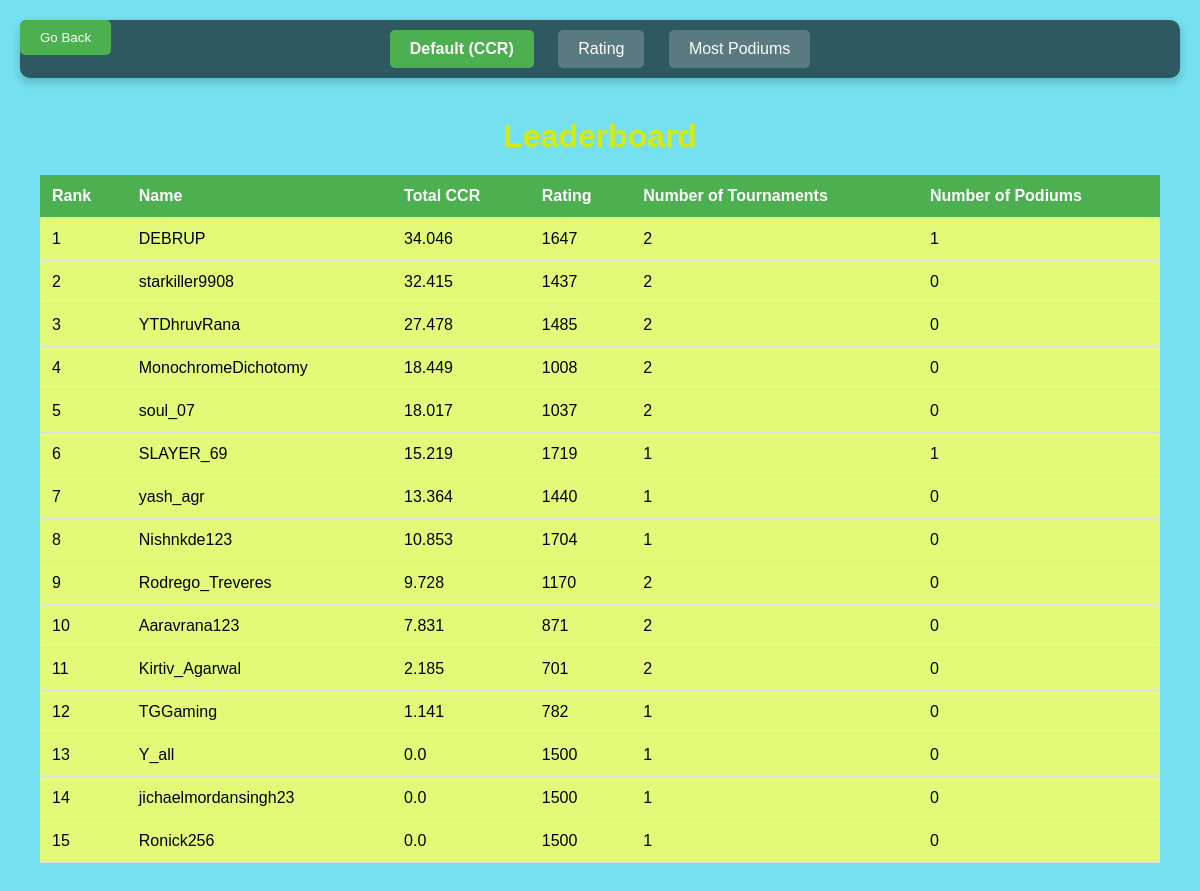
The page /viewplayers on the database as committed earlier.
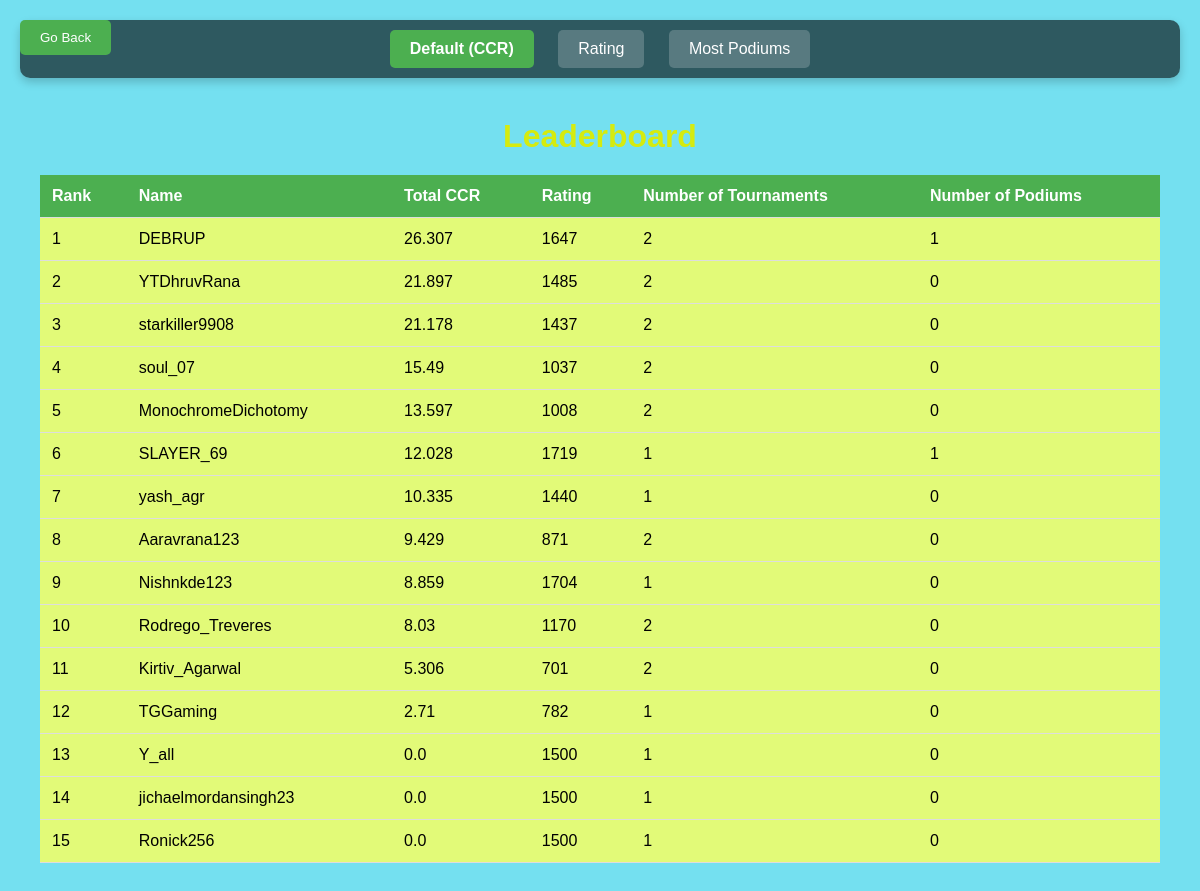
The same page on the database as committed later.
### tables this page shows
CREATE TABLE players (
        name TEXT NOT NULL,
        rating INTEGER NOT NULL,
        ccr REAL NOT NULL,
        tourns INTEGER NOT NULL,
        podiums INTEGER NOT NULL
    );

### app.py (the view, shortened to what this page needs)
@app.route('/viewplayers', methods=['GET', 'POST'])
def viewplayers():
    try:
        updateccr()
        if request.method == 'GET':
            sort_by = 'ccr'
            conn = sqlite3.connect('data/main.db')
            c = conn.cursor()
            c.execute(f'SELECT * FROM players ORDER BY ccr DESC')
            rows = c.fetchall()
            return render_template('viewplayers.html',data=rows,sort_by=sort_by)
    except Exception as e:
        print('Relay Error from ViewPlayers: ', e)
        return render_template('viewplayers.html', data=(), sort_by='ccr')

### app.py (called while the page is built)
def ccrdecay(ccr, weight, tournament_date):
    try:
        today = datetime.now()
        days_elapsed = (today - tournament_date).days
        early_decay_days = min(days_elapsed, int(weight * 15))
        early_decay = early_decay_days * 0.005
        late_decay_days = max(0, days_elapsed - int(weight * 15))
        late_decay = late_decay_days * 0.1
        total_decay = early_decay + late_decay
        decayed_ccr = max(0, ccr - total_decay)
        return decayed_ccr
    except Exception as e:
        print(f"Error calculating CCR decay: {e}")
        return round(ccr,3)

### templates/viewplayers.html (shortened to what this page needs)
<!DOCTYPE html>
<html lang="en">
<head>
    <link rel="stylesheet" href="{{ url_for('static', filename='styles_lboard.css') }}">
</head>
<body>
    <button class="back-button" onclick="goBack()">Go Back</button>
    <div class="sorting-pane">
        <form method="POST" action="/viewplayers">
            <button type="submit" name="sort_by" value="ccr" class="{{ 'active' if sort_by == 'ccr' else '' }}">Default (CCR)</button>
            <button type="submit" name="sort_by" value="rating" class="{{ 'active' if sort_by == 'rating' else '' }}">Rating</button>
            <button type="submit" name="sort_by" value="podiums" class="{{ 'active' if sort_by == 'podiums' else '' }}">Most Podiums</button>
        </form>
    </div>
    <div class="container">
        <h1 class="header">Leaderboard</h1>
        {% if data %}
            <table>
                <thead>
                    <tr>
                        <th>Rank</th>
                        <th>Name</th>
                        <th>Total CCR</th>
                        <th>Rating</th>
                        <th>Number of Tournaments</th>
                        <th>Number of Podiums</th>
                    </tr>
                </thead>
                <tbody>
                    {% for player in data %}
                        <tr>
                            <td>{{ loop.index }}</td>
                            <td>{{ player[0] }}</td>
                            <td>{{ player[2] | round(3) }}</td>
                            <td>{{ player[1] }}</td>
                            <td>{{ player[3] }}</td>
                            <td>{{ player[4] }}</td>
                        </tr>
                    {% endfor %}
                </tbody>
            </table>
        {% else %}
            <p>No players available to display the leaderboard.</p>
        {% endif %}
    </div>
</body>
</html>

### static/styles_lboard.css (style rules this page uses)
* { margin: 0; padding: 0; box-sizing: border-box; }
body { background: url("../static/chessbg.png"); }
.back-button { position: fixed; top: 20px; left: 20px; padding: 10px 20px; background-color: #4CAF50; color: white; border: none; border-radius: 5px; cursor: pointer; }
body { font-family: Arial, sans-serif; background-color: rgb(116, 224, 240); margin: 0; padding: 20px; }
.container { max-width: 1200px; margin: 0 auto; padding: 20px; }
.header { text-align: center; margin-bottom: 20px; color: #d5eb0f; }
table { width: 100%; border-collapse: collapse; margin-top: 20px; background-color: #e2fa78; }
th, td { padding: 12px; text-align: left; border-bottom: 1px solid #ddd; }
th { background-color: #4CAF50; color: white; }
table td, table th { font-size: 16px; }
table th { font-weight: bold; }
.sorting-pane { display: flex; justify-content: center; margin-bottom: 20px; background-color: rgba(0, 0, 0, 0.6); padding: 10px; border-radius: 10px; box-shadow: 0 4px 10px rgba(0, 0, 0, 0.2); }
.sorting-pane button { padding: 10px 20px; margin: 0 10px; font-size: 1rem; color: white; background-color: rgba(255, 255, 255, 0.2); border: none; border-radius: 5px; cursor: pointer; transition: background-color 0.3s ease, font-weight 0.3s ease; }
.sorting-pane button.active { background-color: #4CAF50; font-weight: bold; }

Rows that differ between the two databases and show on the page:
changed players "DEBRUP": ccr "34.046" → "26.307"
changed players "YTDhruvRana": ccr "27.478" → "21.897"; moves up the list
changed players "starkiller9908": ccr "32.415" → "21.178"
changed players "soul_07": ccr "18.017" → "15.49"; moves up the list
changed players "MonochromeDichotomy": ccr "18.449" → "13.597"
changed players "SLAYER_69": ccr "15.219" → "12.028"
changed players "yash_agr": ccr "13.364" → "10.335"
changed players "Aaravrana123": ccr "7.831" → "9.429"; moves up the list
changed players "Nishnkde123": ccr "10.853" → "8.859"
changed players "Rodrego_Treveres": ccr "9.728" → "8.03"
changed players "Kirtiv_Agarwal": ccr "2.185" → "5.306"
changed players "TGGaming": ccr "1.141" → "2.71"
